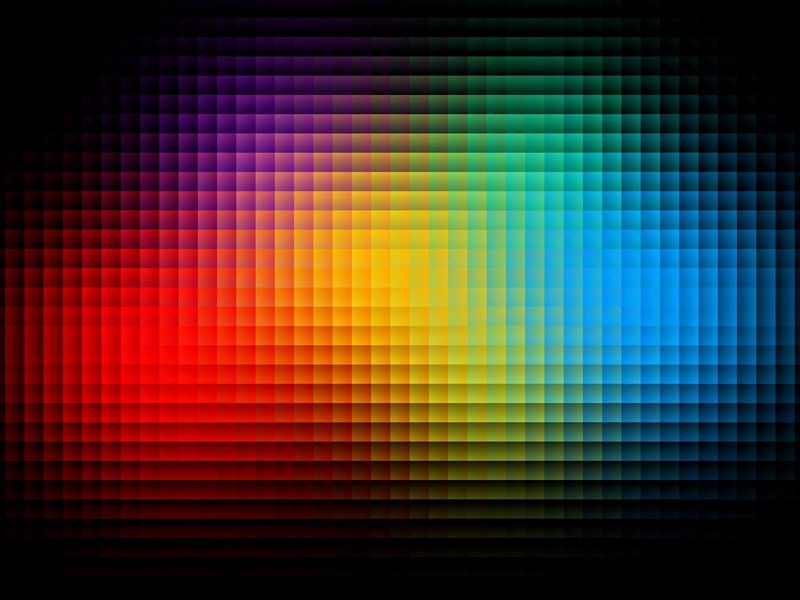
#> input picture distorted_image.jpg, 800 x 600 px, found by its file name
$ python undistorted_img_with_multi_processing.py
#> lines starting #> are read from the running program, lines starting #| are printed output that depends on the picture
import cv2
import numpy as np
import multiprocessing

def undistort_image(distorted_image, camera_matrix, distortion_coeffs, output):
    # Perform the undistortion
    undistorted_image = cv2.undistort(distorted_image, camera_matrix, distortion_coeffs)
    # Save the undistorted image
    output.put(undistorted_image)

# Load the distorted image
distorted_image = cv2.imread('/home/geethaka/Documents/Git/FYP-Transformer-Robot/distorted_image.jpg')
#> distorted_image is the input picture: shape (600, 800, 3); mean B, G, R 42.7, 50.3, 65.8

# Define the camera matrix and distortion coefficients
camera_matrix = np.load("/home/geethaka/Documents/Git/FYP-Transformer-Robot/2/camera_matrix.npy")
#> (reads 2/camera_matrix.npy from the repository)

distortion_coeffs = np.load("/home/geethaka/Documents/Git/FYP-Transformer-Robot/2/distortion_coeffs.npy")
#> (reads 2/distortion_coeffs.npy from the repository)

distorted_image = cv2.resize(distorted_image, (100, 75))
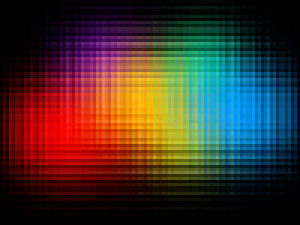
#> distorted_image: shape (75, 100, 3) (shown 3 times larger); mean B, G, R 42.9, 50.3, 66

# Get the number of available CPU cores
num_cores = multiprocessing.cpu_count()

# Create a multiprocessing queue for communication between processes
#> (the run stopped early here; a loop or call above may not have finished)
